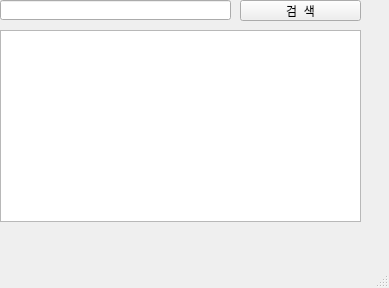
<?xml version="1.0" encoding="UTF-8"?>
<ui version="4.0">
 <class>MainWindow</class>
 <widget class="QMainWindow" name="MainWindow">
  <property name="geometry">
   <rect>
    <x>0</x>
    <y>0</y>
    <width>389</width>
    <height>288</height>
   </rect>
  </property>
  <property name="windowTitle">
   <string>MainWindow</string>
  </property>
  <widget class="QWidget" name="centralwidget">
   <widget class="QPushButton" name="pushButton">
    <property name="geometry">
     <rect>
      <x>240</x>
      <y>0</y>
      <width>121</width>
      <height>21</height>
     </rect>
    </property>
    <property name="text">
     <string>검  색</string>
    </property>
   </widget>
   <widget class="QLineEdit" name="lineEdit">
    <property name="geometry">
     <rect>
      <x>0</x>
      <y>0</y>
      <width>231</width>
      <height>20</height>
     </rect>
    </property>
   </widget>
   <widget class="QTableWidget" name="tableWidget">
    <property name="geometry">
     <rect>
      <x>0</x>
      <y>30</y>
      <width>361</width>
      <height>192</height>
     </rect>
    </property>
   </widget>
  </widget>
  <widget class="QMenuBar" name="menubar">
   <property name="geometry">
    <rect>
     <x>0</x>
     <y>0</y>
     <width>389</width>
     <height>21</height>
    </rect>
   </property>
  </widget>
  <widget class="QStatusBar" name="statusbar"/>
 </widget>
 <resources/>
 <connections/>
</ui>
